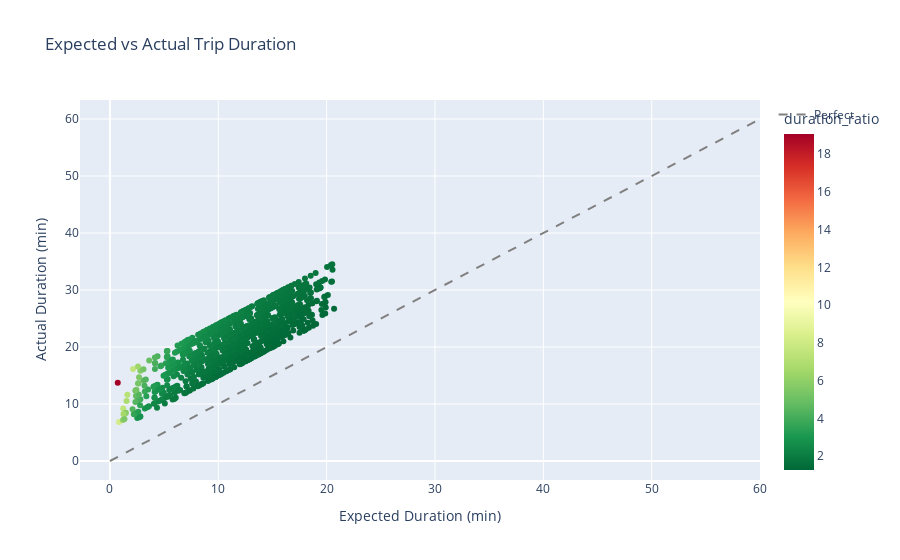

The code cell stored with this chart in its notebook:
### Code cell
# Expected vs Actual trip duration
# Expected: distance / 25 mph (urban average) * 60 minutes
completed['expected_duration'] = (completed['distance_miles'] / 25) * 60
completed['duration_deviation'] = completed['trip_duration_minutes'] - completed['expected_duration']
completed['duration_ratio'] = completed['trip_duration_minutes'] / completed['expected_duration'].replace(0, 1)

print("Duration Ratio Statistics:")
print(completed['duration_ratio'].describe())

# Visualize
fig = px.scatter(
    completed.sample(min(1000, len(completed))),
    x='expected_duration',
    y='trip_duration_minutes',
    color='duration_ratio',
    title='Expected vs Actual Trip Duration',
    labels={
        'expected_duration': 'Expected Duration (min)',
        'trip_duration_minutes': 'Actual Duration (min)'
    },
    color_continuous_scale='RdYlGn_r'
)
fig.add_trace(go.Scatter(x=[0, 60], y=[0, 60], mode='lines', name='Perfect', line=dict(dash='dash', color='gray')))
fig.show()

### Figure 1 — Plotly figure (JSON) as saved in the notebook; plotly's stock layout.template omitted (floating-point values rounded to 4 significant figures; data arrays with more than 128 entries replaced by an {"elided": "..."} marker saying what was removed)
{"data": [{"hovertemplate": "Expected Duration (min)=%{x}<br>Actual Duration (min)=%{y}<br>duration_ratio=%{marker.color}<extra></extra>", "legendgroup": "", "marker": {"color": {"elided": "1000 float values"}, "coloraxis": "coloraxis", "symbol": "circle"}, "mode": "markers", "name": "", "orientation": "v", "showlegend": false, "type": "scatter", "x": {"elided": "1000 float values"}, "xaxis": "x", "y": {"elided": "1000 float values"}, "yaxis": "y"}, {"line": {"color": "gray", "dash": "dash"}, "mode": "lines", "name": "Perfect", "type": "scatter", "x": [0, 60], "y": [0, 60]}], "layout": {"coloraxis": {"colorbar": {"title": {"text": "duration_ratio"}}, "colorscale": [[0, "rgb(0,104,55)"], [0.1, "rgb(26,152,80)"], [0.2, "rgb(102,189,99)"], [0.3, "rgb(166,217,106)"], [0.4, "rgb(217,239,139)"], [0.5, "rgb(255,255,191)"], [0.6, "rgb(254,224,139)"], [0.7, "rgb(253,174,97)"], [0.8, "rgb(244,109,67)"], [0.9, "rgb(215,48,39)"], [1, "rgb(165,0,38)"]]}, "legend": {"tracegroupgap": 0}, "title": {"text": "Expected vs Actual Trip Duration"}, "xaxis": {"anchor": "y", "domain": [0, 1], "title": {"text": "Expected Duration (min)"}}, "yaxis": {"anchor": "x", "domain": [0, 1], "title": {"text": "Actual Duration (min)"}}}}
